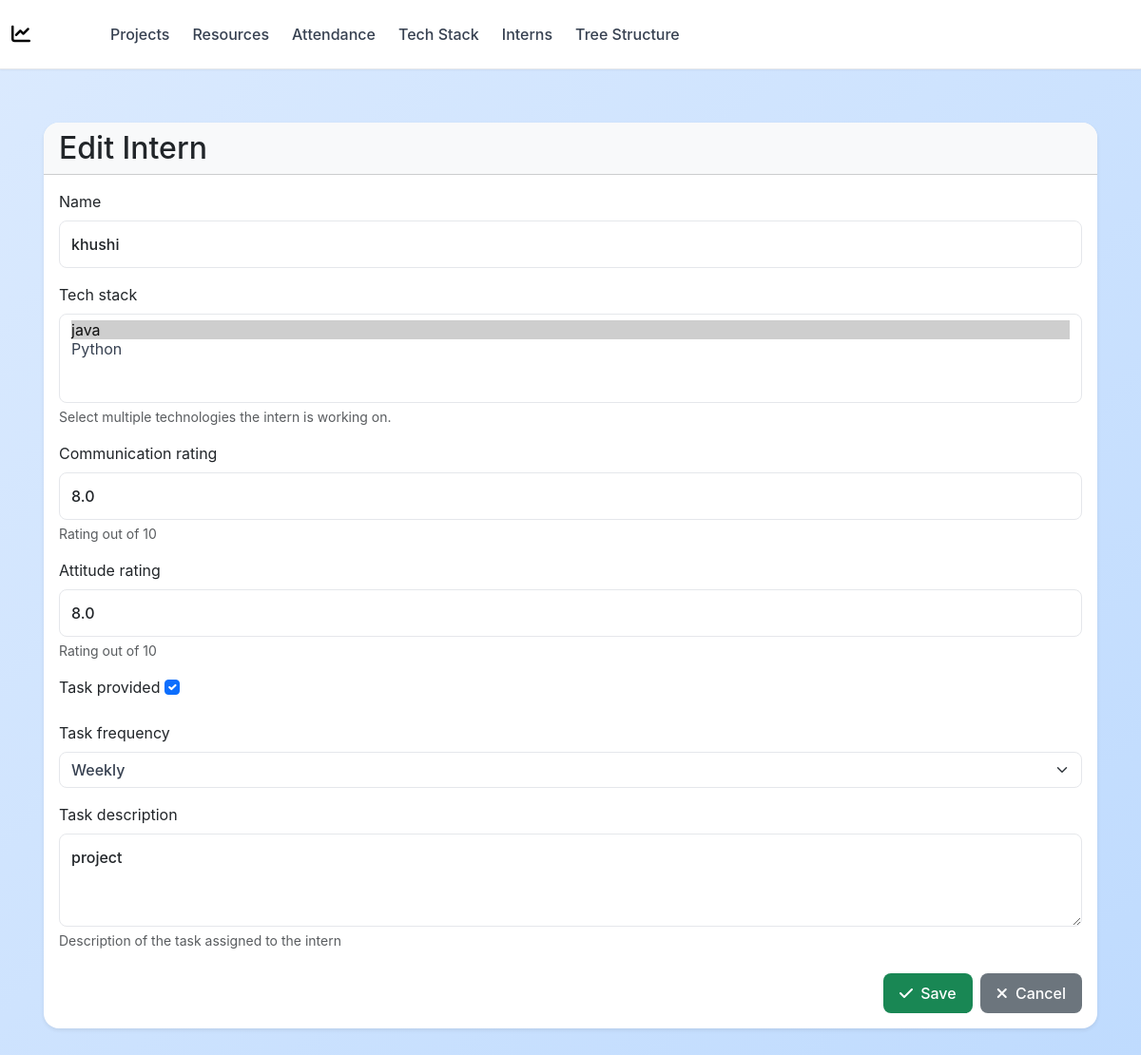
The page /interns/1/edit/ on the database its author committed.
### interns/models.py (models this page shows, shortened)
class Intern(models.Model):
    TASK_FREQUENCY_CHOICES = [
        ('WEEKLY', 'Weekly'),
        ('MONTHLY', 'Monthly'),
    ]
    name = models.CharField(max_length=100)
    tech_stack = models.ManyToManyField(
        Technology,
        help_text="Select multiple technologies the intern is working on."
    )
    communication_rating = models.FloatField(
        validators=[MinValueValidator(0), MaxValueValidator(10)],
        help_text="Rating out of 10"
    )
    attitude_rating = models.FloatField(
        validators=[MinValueValidator(0), MaxValueValidator(10)],
        help_text="Rating out of 10"
    )
    overall_rating = models.FloatField(
        editable=False,
        default=0,
        help_text="Auto-calculated average rating"
    )
    task_provided = models.BooleanField(default=False)
    task_frequency = models.CharField(
        max_length=10,
        choices=TASK_FREQUENCY_CHOICES,
        blank=True,
        null=True
    )
    task_description = models.TextField(
        blank=True,
        null=True,
        help_text="Description of the task assigned to the intern"
    )
    created_at = models.DateTimeField(auto_now_add=True)

### interns/views.py (the view)
# urls.py: path('<int:pk>/edit/', views.intern_edit, name='intern_edit'),
def intern_edit(request, pk):
    intern = get_object_or_404(Intern, pk=pk)
    if request.method == 'POST':
        form = InternForm(request.POST, instance=intern)
        if form.is_valid():
            form.save()
            return redirect('interns:intern_list')
    else:
        form = InternForm(instance=intern)
    return render(request, 'interns/intern_form.html', {'form': form, 'title': 'Edit Intern'})

### interns/forms.py
class InternForm(forms.ModelForm):
    class Meta:
        model = Intern
        fields = [
            'name',
            'tech_stack',
            'communication_rating',
            'attitude_rating',
            'task_provided',
            'task_frequency',
            'task_description',
        ]
        widgets = {
            'name': forms.TextInput(attrs={'class': 'form-control'}),
            'tech_stack': forms.SelectMultiple(attrs={'class': 'form-select'}),
            'communication_rating': forms.NumberInput(attrs={'class': 'form-control', 'step': '0.1', 'min': 0, 'max': 10}),
            'attitude_rating': forms.NumberInput(attrs={'class': 'form-control', 'step': '0.1', 'min': 0, 'max': 10}),
            'task_provided': forms.CheckboxInput(attrs={'class': 'form-check-input'}),
            'task_frequency': forms.Select(attrs={'class': 'form-select'}),
            'task_description': forms.Textarea(attrs={'class': 'form-control', 'rows': 3}),
        }

### interns/models.py (called while the page is built)
    def __str__(self):
        return self.name

### interns/templates/interns/intern_form.html (shortened to what this page needs)
{% extends 'base.html' %}
{% block content %}
<div class="container mt-4">
    <div class="card shadow-sm border-0">
        {% if title == "Add Intern" %}
        <div class="card-header">
            <h2 class="mb-0">{{ title }}</h2>
        </div>
        {% else %}
        <div class="card-header bg-light">
            <h2 class="mb-0 text-dark">{{ title }}</h2>
        </div>
        {% endif %}
        <div class="card-body">
            <form method="post" novalidate>
                {% for field in form %}
                    <div class="mb-3">
                        <label for="{{ field.id_for_label }}" class="form-label">{{ field.label }}</label>
                        {{ field }}
                        {% if field.help_text %}
                            <div class="form-text">{{ field.help_text }}</div>
                        {% endif %}
                    </div>
                {% endfor %}
                <div class="d-flex justify-content-end mt-4">
                    <button type="submit" class="btn btn-success me-2">
                        <i class="fas fa-check me-1"></i> Save
                    </button>
                    <a href="{% url 'interns:intern_list' %}" class="btn btn-secondary">
                        <i class="fas fa-times me-1"></i> Cancel
                    </a>
                </div>
            </form>
        </div>
    </div>
</div>
{% endblock %}

### templates/base.html (style rules this page uses)
:root { --primary-color: #3b82f6; --primary-dark: #2563eb; --secondary-color: #f8fafc; --success-color: #3b82f6; --warning-color: #3b82f6; --danger-color: #ef4444; --info-color: #3b82f6; --text-primary: #000000; --text-secondary: #374151; --border-color: #e5e7eb; --light-blue: #dbeafe; --light-blue-hover: #bfdbfe; --shadow-sm: 0 1px 2px 0 rgb(0 0 0 / 0.05); --shadow-md: 0 4px 6px -1px rgb(0 0 0 / 0.1), 0 2px 4px -2px rgb(0 0 0 / 0.1); --shadow-lg: 0 10px 15px -3px rgb(0 0 0 / 0.1), 0 4px 6px -4px rgb(0 0 0 / 0.1); }
* { margin: 0; padding: 0; box-sizing: border-box; }
body { background: linear-gradient(135deg, #dbeafe 0%, #bfdbfe 100%); font-family: "Inter", -apple-system, BlinkMacSystemFont, "Segoe UI", Roboto, sans-serif; min-height: 100vh; color: var(--text-primary); }
.form-select { border: 1px solid var(--border-color); border-radius: 8px; font-weight: 500; color: var(--text-secondary); background-color: white; transition: all 0.3s ease; }
.container { padding: 2rem 1rem; min-height: calc(100vh - 80px); }
.card { background: white; border-radius: 16px; border: 1px solid var(--border-color); box-shadow: var(--shadow-lg); transition: all 0.3s ease; overflow: hidden; }
.btn { border-radius: 8px; font-weight: 500; padding: 0.5rem 1rem; transition: all 0.3s ease; border: 1px solid transparent; }
.form-control { border: 1px solid var(--border-color); border-radius: 8px; padding: 0.75rem; font-weight: 500; transition: all 0.3s ease; }
.card, .btn, .nav-link { transition: all 0.3s cubic-bezier(0.4, 0, 0.2, 1); }

### rows shown on the page
Intern: form "khushi" "8.0" "8.0" "☑" "Weekly" "project"

### other values the page prints
{{ title }} "Edit Intern"
{{ field.label }} "Name" "Tech stack" "Communication rating" "Attitude rating" "Task provided" "Task frequency" "Task description"
{{ field.help_text }} "Select multiple technologies the intern is working on." "Rating out of 10" "Rating out of 10" "Description of the task assigned to the intern"
